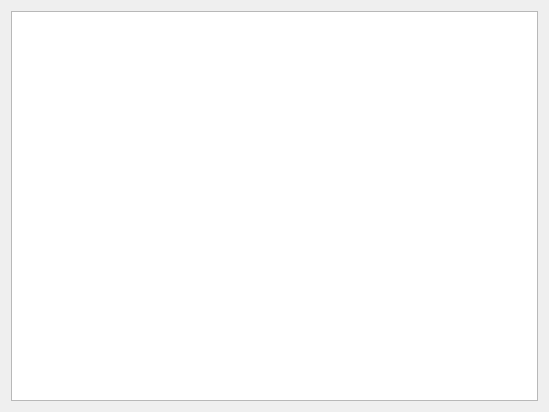
<?xml version="1.0" encoding="UTF-8"?>
<ui version="4.0">
 <class>Widget</class>
 <widget class="QWidget" name="Widget">
  <property name="geometry">
   <rect>
    <x>0</x>
    <y>0</y>
    <width>549</width>
    <height>412</height>
   </rect>
  </property>
  <property name="windowTitle">
   <string>CustomStarDelegate</string>
  </property>
  <layout class="QVBoxLayout" name="verticalLayout">
   <item>
    <widget class="QTableWidget" name="tableWidget"/>
   </item>
  </layout>
 </widget>
 <resources/>
 <connections/>
</ui>
